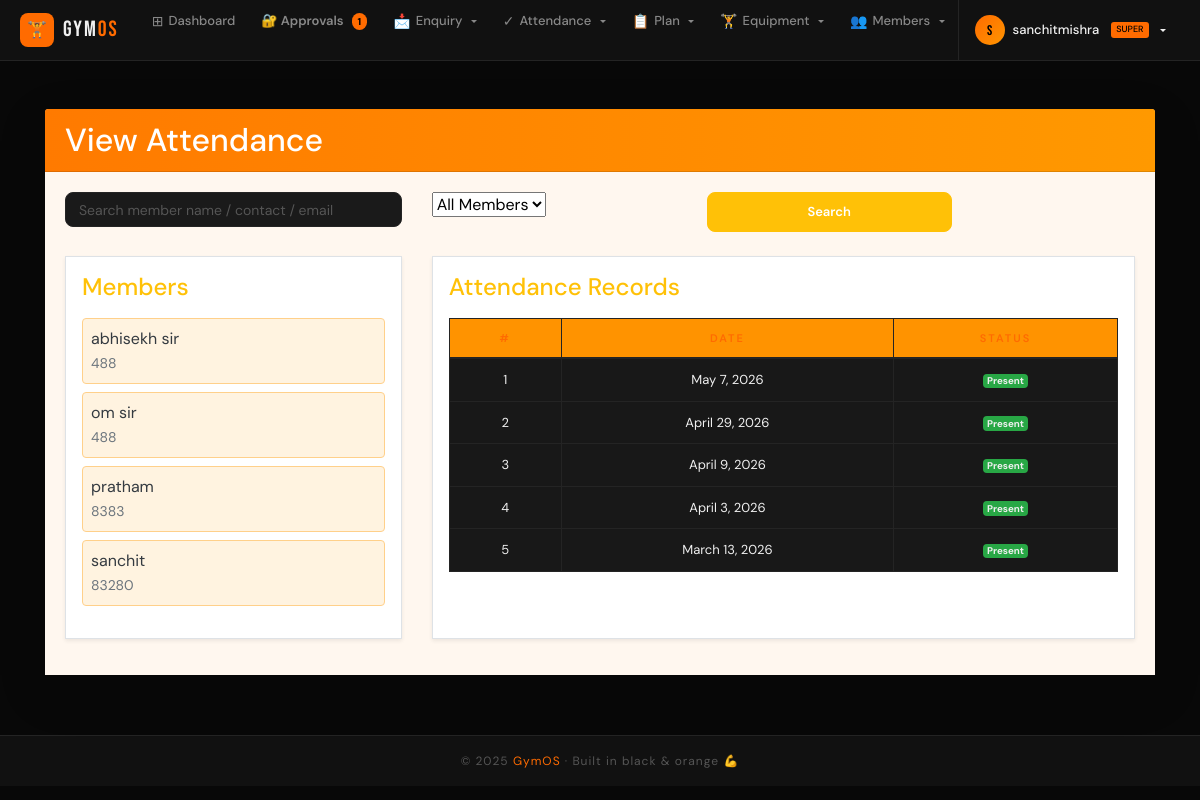
The app's page /view_attendance/?member_id=1&search=&status=&page=1 (signed in) with its own data.
### djangogym1/models.py (models this page shows, shortened)
class Member(models.Model):
    user = models.ForeignKey(User, on_delete=models.CASCADE)
    member_user = models.OneToOneField(
        User, on_delete=models.CASCADE, null=True, blank=True, related_name='member_profile'
    )
    name = models.CharField(max_length=100)
    contact = models.CharField(max_length=15)
    email = models.EmailField()
    age = models.IntegerField(null=True, blank=True)
    gender = models.CharField(max_length=10, null=True, blank=True)
    status = models.CharField(max_length=10, default="Active")
    joining_date = models.DateField(default=timezone.now)
    expiry_date = models.DateField(default=timezone.now)
    plan = models.ForeignKey(Plan, on_delete=models.SET_NULL, null=True, blank=True)
    initial_amount = models.IntegerField(default=0)
    height = models.FloatField(blank=True, null=True)
    weight = models.FloatField(blank=True, null=True)
    goal_weight = models.FloatField(blank=True, null=True)
    activity_level = models.CharField(max_length=20, default="moderate")
    health_issue = models.TextField(blank=True, null=True)
    ai_diet_plan = models.TextField(blank=True, null=True)
    ai_workout_plan = models.TextField(blank=True, null=True)
    profile_image = models.ImageField(upload_to='member_profiles/', null=True, blank=True)
    first_login = models.BooleanField(default=True)
    ROLE_CHOICES = (
    ("ADMIN", "Admin"),
    ("TRAINER", "Trainer"),
    ("MEMBER", "Member"),
)
    role = models.CharField(max_length=10, choices=ROLE_CHOICES, default="MEMBER")
    fitness_goal = models.CharField(max_length=100, blank=True, null=True)
    diet_type = models.CharField(max_length=100, blank=True, null=True)

class Attendance(models.Model):
    member = models.ForeignKey(Member, on_delete=models.CASCADE)
    date = models.DateField(default=timezone.localdate)
    check_in_time = models.TimeField(default=timezone.now)
    status = models.CharField(max_length=20, default='Present')
    class Meta:
        unique_together = ('member', 'date')
    from django.contrib.auth.models import User

### djangogym1/views.py (the view)
# urls.py: path('view_attendance/', views.view_attendance, name='view_attendance'),
def view_attendance(request):
    if not request.user.is_staff:
        return redirect('login')
    search = request.GET.get('search', '')
    status = request.GET.get('status', '')
    selected_member_id = request.GET.get('member_id')
    page_number = request.GET.get('page')
    today = timezone.localdate()
    members = Member.objects.filter(user=request.user).order_by('name')
    if search:
        members = members.filter(
            Q(name__icontains=search) |
            Q(contact__icontains=search) |
            Q(email__icontains=search)
        )
    if status == 'active':
        members = members.filter(expiry_date__gte=today)
    elif status == 'expired':
        members = members.filter(expiry_date__lt=today)
    paginator = Paginator(members, 25)
    members = paginator.get_page(page_number)
    attendance = Attendance.objects.none()
    if selected_member_id:
        attendance = Attendance.objects.filter(
            member_id=selected_member_id,
            member__user=request.user
        ).select_related('member').order_by('-date', '-id')
    return render(request, 'view_attendance.html', {
        'members': members,
        'attendance': attendance,
        'selected_member_id': selected_member_id,
        'today': today,
        'search': search,
        'status': status,
    })

### djangogym1/context_processors.py (called while the page is built)
def pending_count(request):
    if request.user.is_authenticated and request.user.is_superuser:
        count = AdminProfile.objects.filter(is_approved=False).count()
        return {'pending_count': count}
    return {'pending_count': 0}

### djangogym1/templates/view_attendance.html (shortened to what this page needs)
{% extends 'navigationbar.html' %}
{% block body %}
<div class="container mt-4">
  <div class="card shadow-lg border-0 rounded-4">
    <div class="card-header text-white rounded-top-4"
         style="background: linear-gradient(90deg, #ff7a00, #ff9900);">
      <h2 class="mb-0">View Attendance</h2>
    </div>
    <div class="card-body" style="background-color:#fff7ef;">
      <form method="GET" class="row g-3 mb-4">
        <div class="col-md-4">
          <input type="text" name="search" class="form-control"
                 placeholder="Search member name / contact / email"
                 value="{{ search }}">
        </div>
        <div class="col-md-3">
          <select name="status" class="form-select">
            <option value="">All Members</option>
          </select>
        </div>
        <div class="col-md-3">
          <button type="submit" class="btn btn-warning text-white w-100">Search</button>
        </div>
      </form>
      <div class="row">
        <div class="col-md-4 mb-3">
          <div class="p-3 rounded-4 shadow-sm bg-white border h-100">
            <h4 class="mb-3 text-warning">Members</h4>
            {% for member in members %}
            <div class="d-flex justify-content-between align-items-center mb-2 p-2 rounded"
                 style="background:#fff3e0; border:1px solid #ffd08a;">
              <div>
                <a href="?member_id={{ member.id }}&search={{ search }}&status={{ status }}&page={{ members.number }}"
                   class="fw-bold text-dark text-decoration-none">
                  {{ member.name }}
                </a><br>
                <small class="text-muted">{{ member.contact }}</small>
              </div>
            </div>
            {% empty %}
            <p class="text-muted">No members found.</p>
            {% endfor %}
          </div>
        </div>
        <div class="col-md-8 mb-3">
          <div class="p-3 rounded-4 shadow-sm bg-white border h-100">
            <h4 class="mb-3 text-warning">Attendance Records</h4>
            {% if attendance %}
            <table class="table table-bordered table-hover text-center">
              <thead style="background:#ff9900; color:white;">
                <tr>
                  <th>#</th>
                  <th>Date</th>
                  <th>Status</th>
                </tr>
              </thead>
              <tbody>
                {% for record in attendance %}
                <tr>
                  <td>{{ forloop.counter }}</td>
                  <td>{{ record.date }}</td>
                  <td>
                    <span class="badge bg-success">{{ record.status }}</span>
                  </td>
                </tr>
                {% endfor %}
              </tbody>
            </table>
            {% else %}
            <p class="text-muted">Select a member to view their attendance.</p>
            {% endif %}
          </div>
        </div>
      </div>
    </div>
  </div>
</div>
{% endblock %}

### djangogym1/templates/navigationbar.html (shortened to what this page needs)
<!doctype html>
<html lang="en">
<head>
    {% load static %}
    <link rel="stylesheet" href="https://cdn.jsdelivr.net/npm/bootstrap@4.6.2/dist/css/bootstrap.min.css">
</head>
<body>
<nav class="gymos-nav">
    <div class="nav-inner">
        <a class="nav-brand" href="{% if request.user.is_staff %}{% url 'home' %}{% else %}{% url 'homepage' %}{% endif %}">
            <div class="brand-icon">🏋️</div>
            <div class="brand-text">Gym<span>OS</span></div>
        </a>
        {% if request.user.is_authenticated and request.user.is_staff %}
        <ul class="nav-links">
            <li>
                <a class="nav-link {% if request.path == '/home/' %}active{% endif %}" href="{% url 'home' %}">
                    <span class="nav-icon">⊞</span> Dashboard
                </a>
            </li>
            {% if request.user.is_superuser %}
            <li>
                <a class="nav-link approval-link" href="{% url 'approve_admins' %}">
                    🔐 Approvals
                    {% if pending_count %}<span class="ap-badge-dot">{{ pending_count }}</span>{% endif %}
                </a>
            </li>
            {% endif %}
            <li class="dropdown">
                <a class="nav-link dropdown-toggle" href="#" data-toggle="dropdown"><span class="nav-icon">📩</span> Enquiry</a>
            </li>
            <li class="dropdown">
                <a class="nav-link dropdown-toggle" href="#" data-toggle="dropdown"><span class="nav-icon">✓</span> Attendance</a>
            </li>
            <li class="dropdown">
                <a class="nav-link dropdown-toggle" href="#" data-toggle="dropdown"><span class="nav-icon">📋</span> Plan</a>
            </li>
            <li class="dropdown">
                <a class="nav-link dropdown-toggle" href="#" data-toggle="dropdown"><span class="nav-icon">🏋</span> Equipment</a>
            </li>
            <li class="dropdown">
                <a class="nav-link dropdown-toggle" href="#" data-toggle="dropdown"><span class="nav-icon">👥</span> Members</a>
            </li>
        </ul>
        <div class="nav-user-area">
            <div class="dropdown">
                <button class="user-btn dropdown-toggle" data-toggle="dropdown">
                    <div class="user-avatar">{{ request.user.username|first|upper }}</div>
                    <span class="user-name">{{ request.user.username }}</span>
                    {% if request.user.is_superuser %}<span class="super-pill">SUPER</span>{% endif %}
                </button>
            </div>
        </div>
        {% endif %}
    </div>
</nav>
<div class="page-wrap">
    {% block body %}{% endblock %}
</div>
<footer class="gymos-footer">
    © 2025 <span>GymOS</span> · Built in black & orange 💪
</footer>
</body>
</html>

### records on screen
Member: name "abhisekh sir", contact "488"
Member: name "om sir", contact "488"
Member: name "pratham", contact "8383"
Member: name "sanchit", contact "83280"
Attendance: date "May 7, 2026", status "Present"
Attendance: date "April 29, 2026", status "Present"
Attendance: date "April 9, 2026", status "Present"
Attendance: date "April 3, 2026", status "Present"
Attendance: date "March 13, 2026", status "Present"

### other values on screen
{{ pending_count }} "1"
{{ request.user.username|first|upper }} "S"
{{ request.user.username }} "sanchitmishra"
